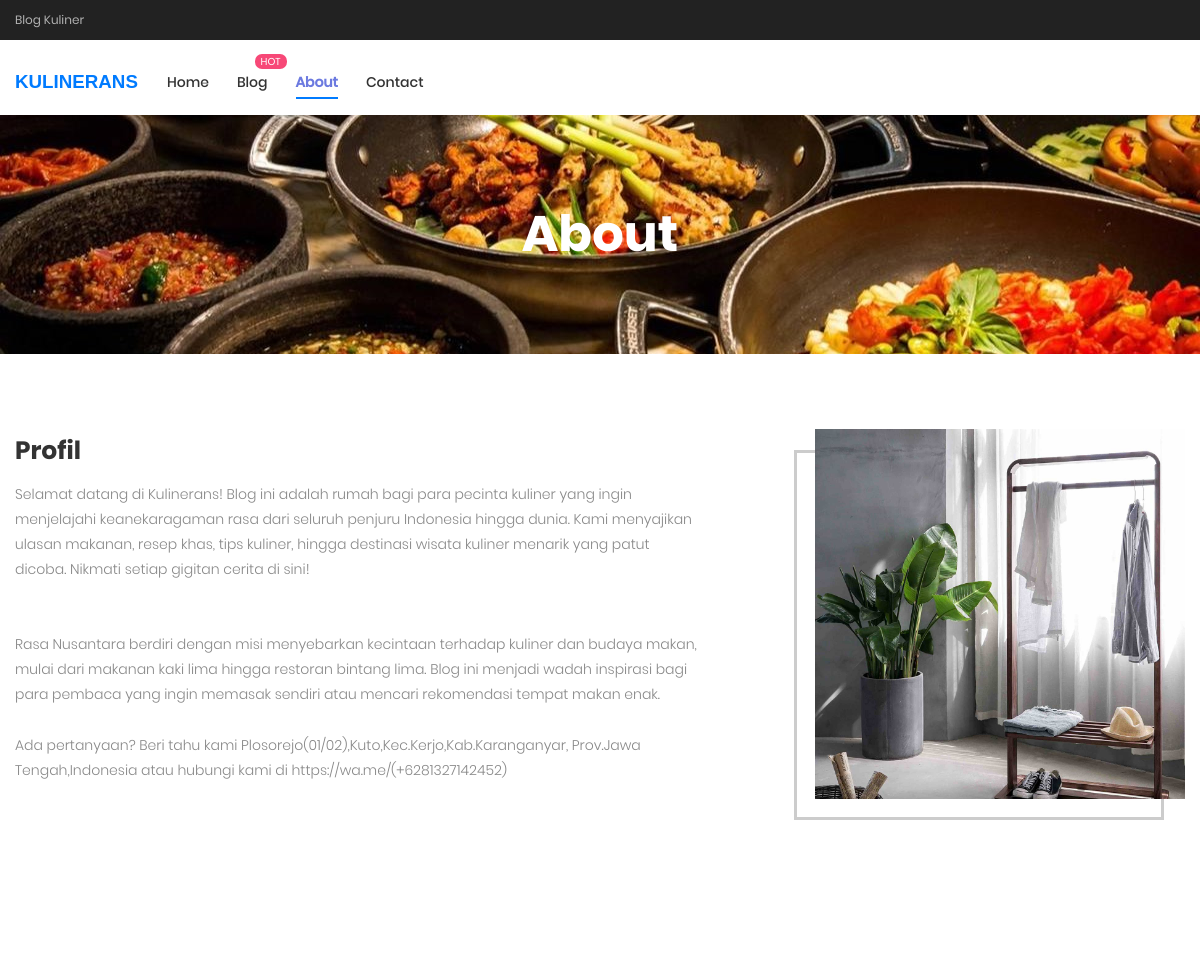
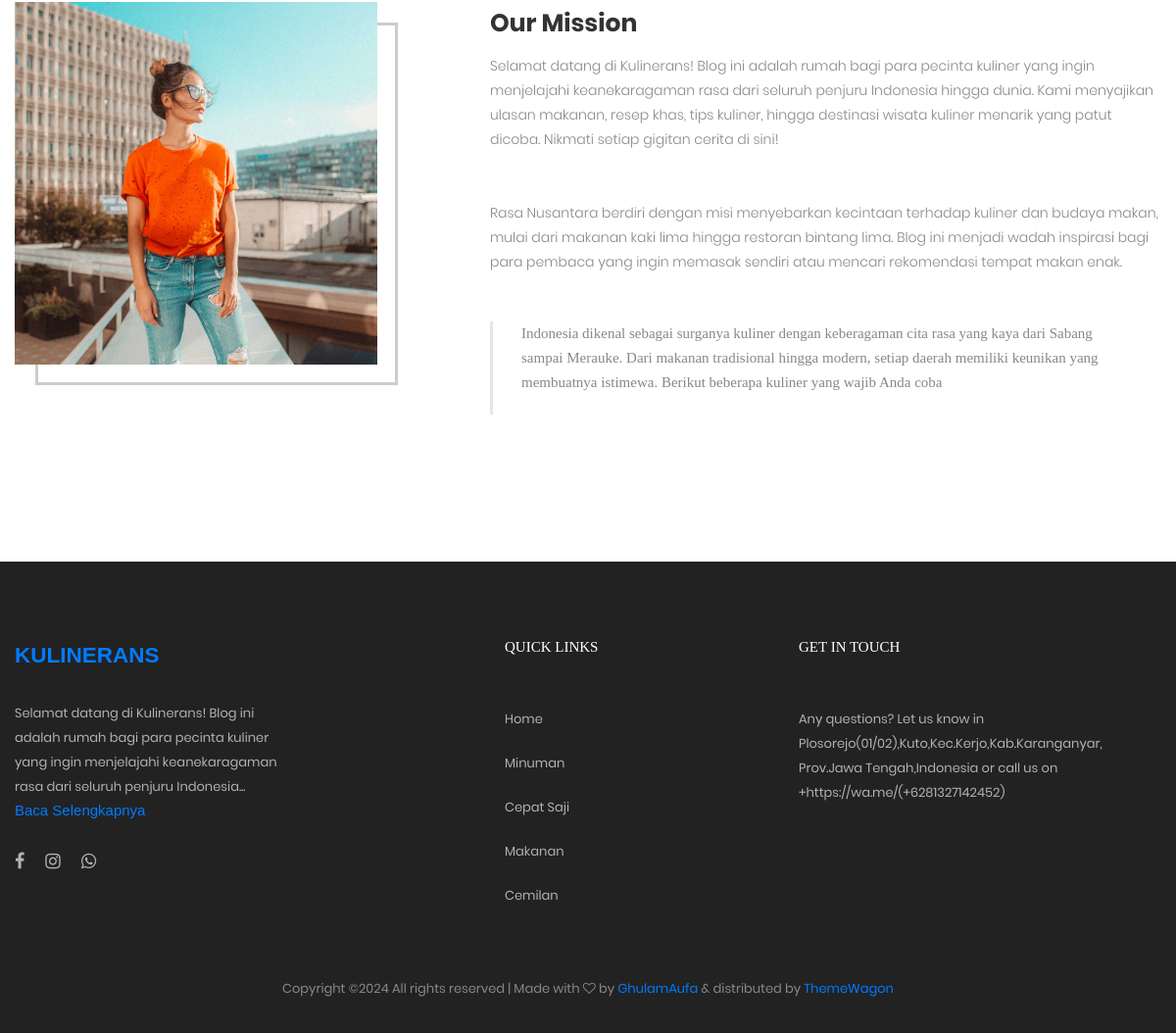
The app's page /index.php/about with its own data (2 pictures, top to bottom).
### tables this page shows
CREATE TABLE `konfigurasi` (
  `id_konfigurasi` int NOT NULL,
  `judul_website` varchar(200) NOT NULL,
  `profil_website` text NOT NULL,
  `instagram` varchar(100) NOT NULL,
  `facebook` varchar(100) NOT NULL,
  `email` varchar(100) NOT NULL,
  `alamat` varchar(150) NOT NULL,
  `no_wa` varchar(30) NOT NULL
);

CREATE TABLE `kategori` (
  `id_kategori` int NOT NULL,
  `nama_kategori` varchar(200) NOT NULL
);

### application/libraries/template.php (called while the page is built, shortened)
<?php
class Template{
    var $template_data = array();
    function set($name, $value){
        $this->template_data[$name] = $value;
    }
    function load($template = '', $view = '' , $view_data = array(), $return = FALSE){
        $this->CI =& get_instance();
        $this->set('contents', $this->CI->load->view($view, $view_data, TRUE));
        return $this->CI->load->view($template, $this->template_data, $return);
    }
}

### application/controllers/About.php (called while the page is built, shortened)
<?php
class About extends CI_Controller {
	public function index(){
        $this->db->from('konfigurasi');
        $konfig = $this->db->get()->row();
        $this->db->from('caraousel');
        $caraousel = $this->db->get()->result_array();
        $this->db->from('kategori');
        $kategori = $this->db->get()->result_array();
        $data = array(
            'judul' => "Beranda | Ghaufaa",
            'konfig' => $konfig,
            'kategori' => $kategori,
            'caraousel' => $caraousel,
        );
		$this->template->load('template_user','user/about' ,$data);
	}
}

### index.php (called while the page is built, shortened)
<?php
require_once BASEPATH.'core/CodeIgniter.php';

### application/views/user/about.php (the view)
<div class="wleo" style="margin-top: 75px;">
	<section class="bg-img1 txt-center p-lr-15 p-tb-92" style="background-image: url('<?= base_url('assets/front/'); ?>images/kuliner.jpg');">
		<h2 class="ltext-105 cl0 txt-center">
			About
		</h2>
	</section>
	<section class="bg0 p-t-75 p-b-120">
		<div class="container">
			<div class="row p-b-148">
				<div class="col-md-7 col-lg-8">
					<div class="p-t-7 p-r-85 p-r-15-lg p-r-0-md">
						<h3 class="mtext-111 cl2 p-b-16">
							Profil
						</h3>
						<p class="stext-113 cl6 p-b-26">
                            <?= nl2br($konfig->profil_website); ?>
						</p>
						<p class="stext-113 cl6 p-b-26">
							Ada pertanyaan? Beri tahu kami <?= $konfig->alamat; ?> atau hubungi kami di <?= $konfig->no_wa; ?>
						</p>
					</div>
				</div>
				<div class="col-11 col-md-5 col-lg-4 m-lr-auto">
					<div class="how-bor1 ">
						<div class="hov-img0">
							<img src="<?= base_url('assets/front/'); ?>images/about-01.jpg" alt="IMG">
						</div>
					</div>
				</div>
			</div>
			<div class="row">
				<div class="order-md-2 col-md-7 col-lg-8 p-b-30">
					<div class="p-t-7 p-l-85 p-l-15-lg p-l-0-md">
						<h3 class="mtext-111 cl2 p-b-16">
							Our Mission
						</h3>
						<p class="stext-113 cl6 p-b-26">
							<?= nl2br($konfig->profil_website); ?>
						</p>
						<div class="bor16 p-l-29 p-b-9 m-t-22">
							<p class="stext-114 cl6 p-r-40 p-b-11">
								Indonesia dikenal sebagai surganya kuliner dengan keberagaman cita rasa yang kaya dari Sabang sampai Merauke. Dari makanan tradisional hingga modern, setiap daerah memiliki keunikan yang membuatnya istimewa. Berikut beberapa kuliner yang wajib Anda coba
							</p>
						</div>
					</div>
				</div>
				<div class="order-md-1 col-11 col-md-5 col-lg-4 m-lr-auto p-b-30">
					<div class="how-bor2">
						<div class="hov-img0">
							<img src="<?= base_url('assets/front/'); ?>images/about-02.jpg" alt="IMG">
						</div>
					</div>
				</div>
			</div>
		</div>
	</section>
</div>

### application/views/user/layout/sidebar.php (shortened to what this page needs)
<div class="container-menu-desktop">
	<div class="top-bar">
		<div class="content-topbar flex-sb-m h-full container">
			<div class="left-top-bar">
				Blog Kuliner
			</div>
		</div>
	</div>
	<div class="wrap-menu-desktop">
		<nav class="limiter-menu-desktop container">
			<a href="<?= base_url() ?>" class="navbar-brand font-weight-bold text-secondary">
				<span class="text-primary"><?= $konfig->judul_website; ?></span>
			</a>
			<?php
				$current_page = basename($_SERVER['REQUEST_URI']);
				$home_page = ['', 'index.php', base_url()];
				?>
			<div class="menu-desktop">
				<ul class="main-menu">
					<li class="<?= in_array($current_page, $home_page) ? 'active-menu' : '' ?>">
						<a href="<?= base_url() ?>">Home</a>
					</li>
					<li class="label1 <?= ($current_page == 'shop') ? 'active-menu' : '' ?>" data-label1="hot">
						<a href="<?= base_url('shop') ?>">Blog</a>
					</li>
					<li class="<?= ($current_page == 'about') ? 'active-menu' : '' ?>">
						<a href="<?= base_url('about') ?>">About</a>
					</li>
					<li class="<?= ($current_page == 'kontak') ? 'active-menu' : '' ?>">
						<a href="<?= base_url('kontak') ?>">Contact</a>
					</li>
				</ul>
			</div>
		</nav>
	</div>
</div>

### application/views/user/layout/footer.php (shortened to what this page needs)
<footer class="bg3 p-t-75 p-b-32">
		<div class="container">
			<div class="row">
				<div class="col-sm-6 col-lg-5 p-b-50">
					<a href="#" class="navbar-brand font-weight-bold text-secondary-301 cl0 p-b-30">
						<span class="text-primary"><?= $konfig->judul_website; ?></span>
					</a>
					<p class="stext-107 cl7 size-201" id="profil-website">
						<?= $konfig->profil_website; ?>
					</p>
					<a href="javascript:void(0);" id="read-more" style="display: none;">Baca Selengkapnya</a>
					<div class="p-t-27">
						<a href="<?= $konfig->facebook; ?>" class="fs-18 cl7 hov-cl1 trans-04 m-r-16">
							<i class="fa fa-facebook"></i>
						</a>
						<a href="<?= $konfig->instagram; ?>" class="fs-18 cl7 hov-cl1 trans-04 m-r-16">
							<i class="fa fa-instagram"></i>
						</a>
						<a href="<?= $konfig->no_wa; ?>" class="fs-18 cl7 hov-cl1 trans-04 m-r-16">
							<i class="fa fa-whatsapp"></i>
						</a>
					</div>
				</div>
				<div class="col-sm-6 col-lg-3 p-b-50">
					<h4 class="stext-301 cl0 p-b-30">
						Quick Links
					</h4>
					<ul>
						<li class="p-b-10">
							<a href="<?= base_url() ?>" class="stext-107 cl7 hov-cl1 trans-04">
								Home
							</a>
						</li>
						<?php foreach($kategori as $kate){ ?>
						<li class="p-b-10">
							<a href="<?= base_url('home/kategori/'.$kate['id_kategori'])?>"
								class="stext-107 cl7 hov-cl1 trans-04">
								<?= $kate['nama_kategori'] ?>
							</a>
						</li>
						<?php } ?>
					</ul>
				</div>
				<div class="col-sm-6 col-lg-4 p-b-50">
					<h4 class="stext-301 cl0 p-b-30">
						GET IN TOUCH
					</h4>
					<p class="stext-107 cl7 size-201">
						Any questions? Let us know in <?= $konfig->alamat; ?> or call us
						on +<?= $konfig->no_wa; ?>
					</p>
				</div>
			</div>
			<div>
				<p class="stext-107 cl6 txt-center">
					Copyright &copy; All rights reserved | Made with <i class="fa fa-heart-o" aria-hidden="true"></i> by <a
						href="https://www.instagram.com/ghaufaa_/" target="_blank">GhulamAufa</a> &amp; distributed by
					<a href="https://themewagon.com" target="_blank">ThemeWagon</a>
				</p>
			</div>
		</div>
	</footer>

### assets/front/css/main.css (style rules this page uses)
.container { max-width: 1380px; }
@media (max-width: 1600px) { .container { max-width: 1200px; } }
.container-menu-desktop { height: auto; width: 100%; position: relative; -webkit-transition: all 0.3s; -o-transition: all 0.3s; -moz-transition: all 0.3s; transition: all 0.3s; }
.top-bar { height: 40px; background-color: #222; }
.left-top-bar { font-family: Poppins-Regular; font-size: 12px; line-height: 1.8; color: #b2b2b2; }
.wrap-menu-desktop { position: fixed; z-index: 1100; background-color: transparent; width: 100%; height: 84px; top: 40px; left: 0px; -webkit-transition: height 0.3s, background-color 0.3s; -o-transition: height 0.3s, background-color 0.3s; -moz-transition: height 0.3s, background-color 0.3s; transition: height 0.3s, background-color 0.3s; }
.limiter-menu-desktop { height: 100%; display: -webkit-box; display: -webkit-flex; display: -moz-box; display: -ms-flexbox; display: flex; align-items: center; background-color: transparent; }
.menu-desktop { display: -webkit-box; display: -webkit-flex; display: -moz-box; display: -ms-flexbox; display: flex; align-items: center; height: 100%; }
.main-menu { list-style-type: none; margin: 0; display: -webkit-box; display: -webkit-flex; display: -moz-box; display: -ms-flexbox; display: flex; align-items: center; }
.main-menu > li { display: block; position: relative; padding: 20px 10px 20px 0px; margin: 0px 4px 0px 14px; }
.main-menu > li > a { font-family: Poppins-Medium; font-size: 14px; color: #333; padding: 5px 0px; transition: all 0.4s; -webkit-transition: all 0.4s; -o-transition: all 0.4s; -moz-transition: all 0.4s; }
.main-menu > li.active-menu > a { color: #6c7ae0; }
.cl0 { color: #fff; }
.cl2 { color: #333; }
.cl6 { color: #888; }
.cl7 { color: #b2b2b2; }
.stext-107 { font-family: Poppins-Regular; font-size: 13px; line-height: 1.923; }
.stext-113 { font-family: Poppins-Light; font-size: 14px; line-height: 1.7857; }
.stext-114 { font-family: Poppins-Italic; font-size: 15px; line-height: 1.666667; }
.stext-301 { font-family: Montserrat-Bold; font-size: 15px; line-height: 1.6; text-transform: uppercase; }
.mtext-111 { font-family: Poppins-Bold; font-size: 25px; line-height: 1.2; }
.ltext-105 { font-family: Poppins-Bold; font-size: 50px; line-height: 1.1; }
.size-201 { max-width: 270px; }
.bg0 { background-color: #fff; }
.bg3 { background-color: #222; }
.bg-img1 { background-size: cover; background-position: center center; background-repeat: no-repeat; }
.bor16 { border-left: 3px solid #e6e6e6; }
.label1 { position: relative; }
.label1::after { content: attr(data-label1); font-family: Poppins-Regular; font-size: 10px; line-height: 15px; color: #fff; text-transform: uppercase; text-align: center; display: block; position: absolute; top: 3px; right: -9px; height: 15px; min-width: 32px; border-radius: 7px; padding: 0 4px; background-color: #f74877; }
.how-bor2, .how-bor1 { position: relative; z-index: 1; }
.how-bor2::before, .how-bor1::before { content: ""; display: block; position: absolute; z-index: -1; width: 100%; height: 100%; border: 3px solid #ccc; }
.how-bor1::before { bottom: -21px; left: -21px; }
.how-bor2::before { bottom: -21px; right: -21px; }
.hov-img0 { display: block; overflow: hidden; }
.hov-img0 img { width: 100%; -webkit-transition: transform 0.9s ease; -o-transition: transform 0.9s ease; -moz-transition: transform 0.9s ease; transition: transform 0.9s ease; }
footer { background-color: #333; color: #ccc; }
footer .navbar-brand { font-size: 1.5rem; font-weight: bold; }
footer h4 { font-size: 1.2rem; color: #fff; margin-bottom: 20px; }
footer ul { list-style: none; padding: 0; margin: 0; }
footer ul li { margin-bottom: 10px; }
footer ul li a { color: #ccc; text-decoration: none; transition: color 0.3s; }

### application/views/user/layout/css.php (style rules this page uses)
.active-menu a { color: #007bff; font-weight: bold; border-bottom: 2px solid #007bff; }

### records on screen
konfigurasi: judul_website "KULINERANS", profil_website "Selamat datang di Kulinerans! Blog ini adalah rumah bagi para pecinta kuliner yang ingin menjelajahi keanekaragaman rasa dari seluruh penjuru Indonesia hingga dunia. Kami menyajikan ulasan makanan, resep khas, tips kuliner, hingga destinasi wisata kuliner menarik yang patut dicoba. Nikmati setiap gigitan cerita di sini! Rasa Nusantara berdiri dengan misi menyebarkan kecintaan terhadap kuliner dan budaya makan, mulai dari makanan kaki lima hingga restoran bintang lima. Blog ini menjadi wadah inspirasi bagi para pembaca yang ingin memasak sendiri atau mencari rekomendasi tempat makan enak.", alamat "Plosorejo(01/02),Kuto,Kec.Kerjo,Kab.Karanganyar, Prov.Jawa Tengah,Indonesia", no_wa "https://wa.me/(+6281327142452)", profil_website "Selamat datang di Kulinerans! Blog ini adalah rumah bagi para pecinta kuliner yang ingin menjelajahi keanekaragaman rasa dari seluruh penjuru Indonesia..."
kategori: nama_kategori "Minuman"
kategori: nama_kategori "Cepat Saji"
kategori: nama_kategori "Makanan"
kategori: nama_kategori "Cemilan"
